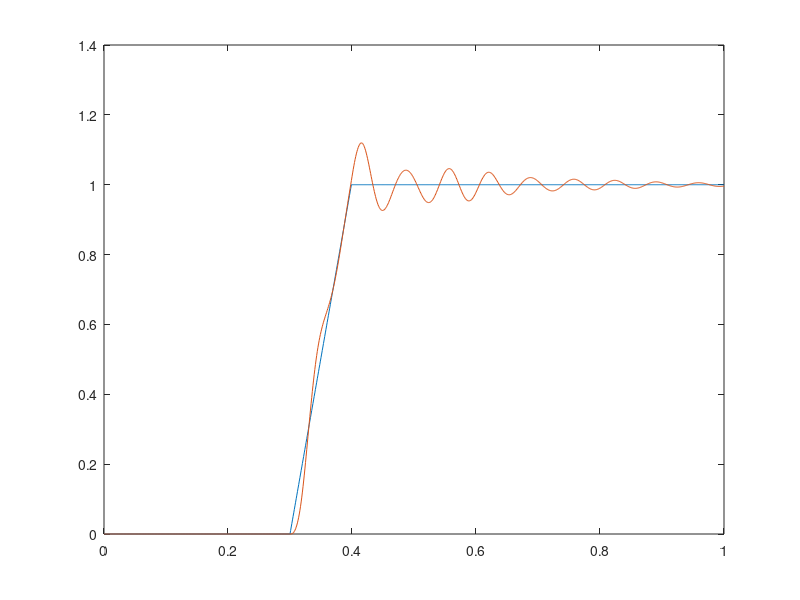

Write MATLAB code to recreate this figure.
close all
clear
clc

Ts = 0.001;
t = 0:Ts:1;
Yd = zeros(size(t))';
Yd(t < 0.3) = 0;
Yd((t >= 0.3) & (t < 0.4)) = linspace(0, 1, sum((t >= 0.3) & (t < 0.4)));
Yd(t >= 0.4) = 1;

% Plant model
plant_num = [8.331499999999999e-04 -0.002411635990000 0.001646764298800 0.001386774757085 -0.002226794738657 7.735179924151595e-04];
plant_den = [1 -5.7154 13.723534400000000 -17.734220581599999 13.016931722320001 -5.148338416112000 0.857492875392000];
plant_tf = tf(plant_num, plant_den, Ts);

% Feedback controller
feedback_num = [12.33590000000000 -35.651984590000005 34.340092218032005 -11.023646014692989];
feedback_den = [1 -2.832900000000000 2.672854940000000 -0.839948725176000];
fback_tf = tf(feedback_num, feedback_den, Ts);

% Get state space values for ILC
[Ag, Bg, Cg, Dg] = ssdata(plant_tf);
[Af, Bf, Cf, Df] = ssdata(fback_tf);

% Initialize vectors to store simulation results
num_steps = length(t);
x_plant = zeros(size(Ag, 1), num_steps);
x_feedback = zeros(size(Af, 1), num_steps);
Yj = zeros(num_steps,1);

%Memory Parameters
Eold = zeros(num_steps + 1,1);
Uold = zeros(num_steps + 1,1);
Wj = zeros(num_steps + 1 ,1);
Uj = zeros(num_steps + 1 ,1);
%ILC parameters
Kp = 1;
Kd = 10;
iter = 50;
Q = 0;
% IMC Simulation with input first through feedback

for j = 1:iter

   for k = 2:num_steps
      Wj(k) = Q * (Uj(k) + Kp * Eold(k+1) + Kd * (Eold(k+1) - Eold(k)));

      % Error calculation
      Ej = (Yd(k) - Yj(k-1));

      % Feedback controller output
      feedback_output = Cf * x_feedback(:, k) + Df * Ej;
      Uj(k) = feedback_output + Wj(k);

      % Plant output
      Yj(k) = Cg * x_plant(:, k) + Dg * Uj(k);
      % Update states for the next time step
      x_feedback(:, k + 1) = Af * x_feedback(:, k) + Bf * Ej;
      x_plant(:, k + 1) = Ag * x_plant(:, k) + Bg * Uj(k);

      %Memory
      Eold(k) = Ej;
      Uold(k) = Uj(k);

   end

   disp(j)
end
figure(1)
plot(t,Yd,t,Yj)

